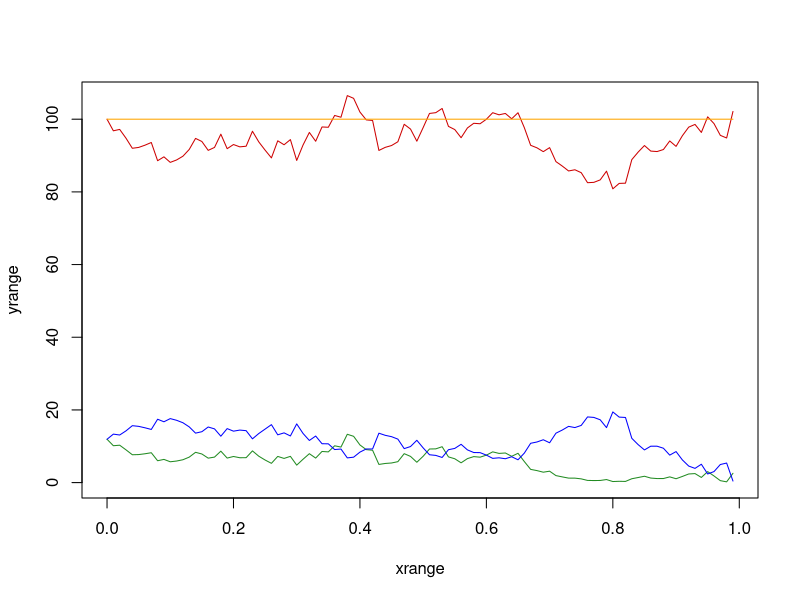

Write R code to recreate this figure.
s0 = 100
n = 100

rate = 0
drift = 0.2
strike = 100
timestep = 0.01
volatility = 0.3
expiry = 1

# calculate stock price
nextPrice <- function (s) {
  s * (1 + drift * timestep + volatility * sqrt(timestep) * rnorm(1))
}

# BS d1
d1 <- function (S, E, r, volatility, expiry, t) {
  (log(S / E) + (r + 0.5 * volatility ^ 2) * (expiry - t)) / (volatility * sqrt(expiry - t))
}

# BS d2
d2 <- function (d1, volatility, expiry, t) {
  d1 - volatility * sqrt(expiry - t)
}

# call
C <- function (S, d1, d2, E, r, expiry, t) {
  S * pnorm(d1) - E * exp(-r * (expiry - t)) * pnorm(d2)
}

# put
P <- function (S, d1, d2, E, r, expiry, t) {
  -S * pnorm(-d1) + E * exp(-r * (expiry - t)) * pnorm(-d2)
}

s = array(n)
calls = array(n)
puts = array(n)
parity = array(n)
t = seq(0, timestep * (n - 1), by = timestep)

for (i in 1:n) {
  if (i == 1) {
    s[i] = s0
  }
  else {
    s[i] = nextPrice(s[i - 1])
  }
  
  sd1 = d1(s[i], strike, rate, volatility, expiry, t[i])
  sd2 = d2(sd1, volatility, expiry, t[i])
  calls[i] = C(s[i], sd1, sd2, strike, rate, expiry, t[i])
  puts[i] = P(s[i], sd1, sd2, strike, rate, expiry, t[i])
  parity[i] = s[i] - calls[i] + puts[i]
}

xrange = range(t)
yrange = range(0:max(s))

plot(xrange, yrange, type = "n")

points(t, s, col = "red3", type = "lines")
points(t, calls, col = "forestgreen", type = "lines")
points(t, puts, col = "blue", type = "lines")
points(t, parity, col = "orange", type = "lines")
